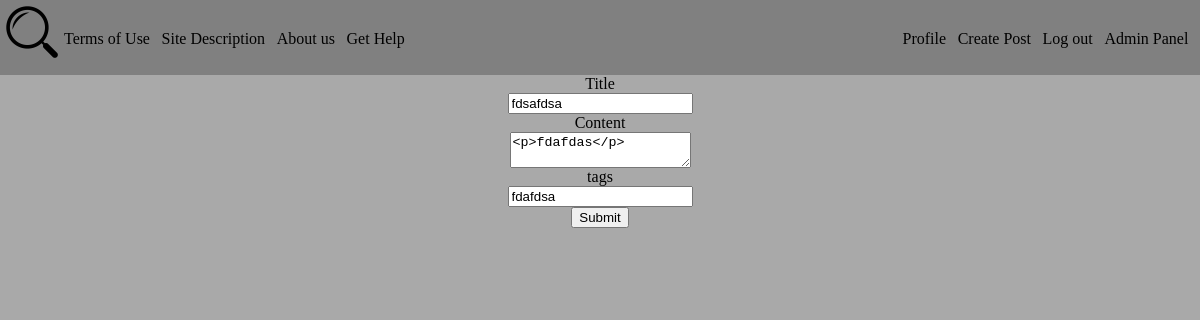
/edit_post.php?postid=13 (signed in), run on the app's committed database.
### tables this page shows
CREATE TABLE `posts` (
  `postid` int(11) NOT NULL,
  `userid` int(11) NOT NULL,
  `title` varchar(50) NOT NULL,
  `content` varchar(20000) NOT NULL,
  `tags` varchar(500) DEFAULT NULL
);

### edit_post.php (the view, shortened to what this page needs)
<!DOCTYPE html>
<html>
    <head>
        <link rel="stylesheet" href="css/styles.css" />
        <link rel="stylesheet" href="css/edit.css" />
        <link rel="stylesheet" href="css/<?php
            if(isset($_SESSION["theme"])) {
                echo $_SESSION["theme"];
            } else {
                echo "light";
            }
        ?>.css" />
    </head>
    <body>
        <?php
            include_once("navbar.php");
            require_once("connection.php");
            if($_SERVER["REQUEST_METHOD"] == "GET") {
                $postid = $_GET["postid"];
                $db = db_connect();
                if($db) {
                    $post = $db->query("SELECT userid, title, content, tags FROM posts WHERE postid=$postid")->fetch_assoc();
                    $title = $post["title"];
                    $content = $post["content"];
                    $tags = $post["tags"];
                }
            } else if($_SERVER["REQUEST_METHOD"] == "POST") {
                $postid = $_POST["postid"];
                $userid = $_POST["userid"];
                $title = $_POST["title"];
                $content = $_POST["content"];
                $tags = $_POST["tags"];
                $db = db_connect();
                if($db) {
                    console_log("UPDATE posts SET title='$title', content='$content', tags='$tags' WHERE postid=$postid");
                    $result = $db->query("UPDATE posts SET title='$title', content='$content', tags='$tags' WHERE postid=$postid");
                    mysqli_close($db);
                    if($result === TRUE) {
                        header("Location: admin.php");
                        exit();
                    } else {
                        echo "<p style='color: red'>Could not update post!</p>";
                    }
                }
            }
        ?>
        <form action="edit_post.php" method="POST">
            <label for="title">Title</label>
            <input type="text" id="title" name="title" value="<?=$title?>"/>
            <label for="content">Content</label>
            <textarea id="content" name="content"><?=$content?></textarea>
            <label for="tags">tags</label>
            <input type="tags" id="tags" name="tags" value="<?=$tags?>"/>
            <input type="submit" />
        </form>
    </body>
</html>

### css/styles.css (style rules this page uses)
* { margin: 0; }
form > * { display: block; }

### css/edit.css (style rules this page uses)
form { display: block; text-align: center; }
form * { margin-left: auto; margin-right: auto; }

### css/dark.css (style rules this page uses)
body { background-color: darkgray; }

### data on the page
posts: title "fdsafdsa", content "<p>fdafdas</p>", tags "fdafdsa"
